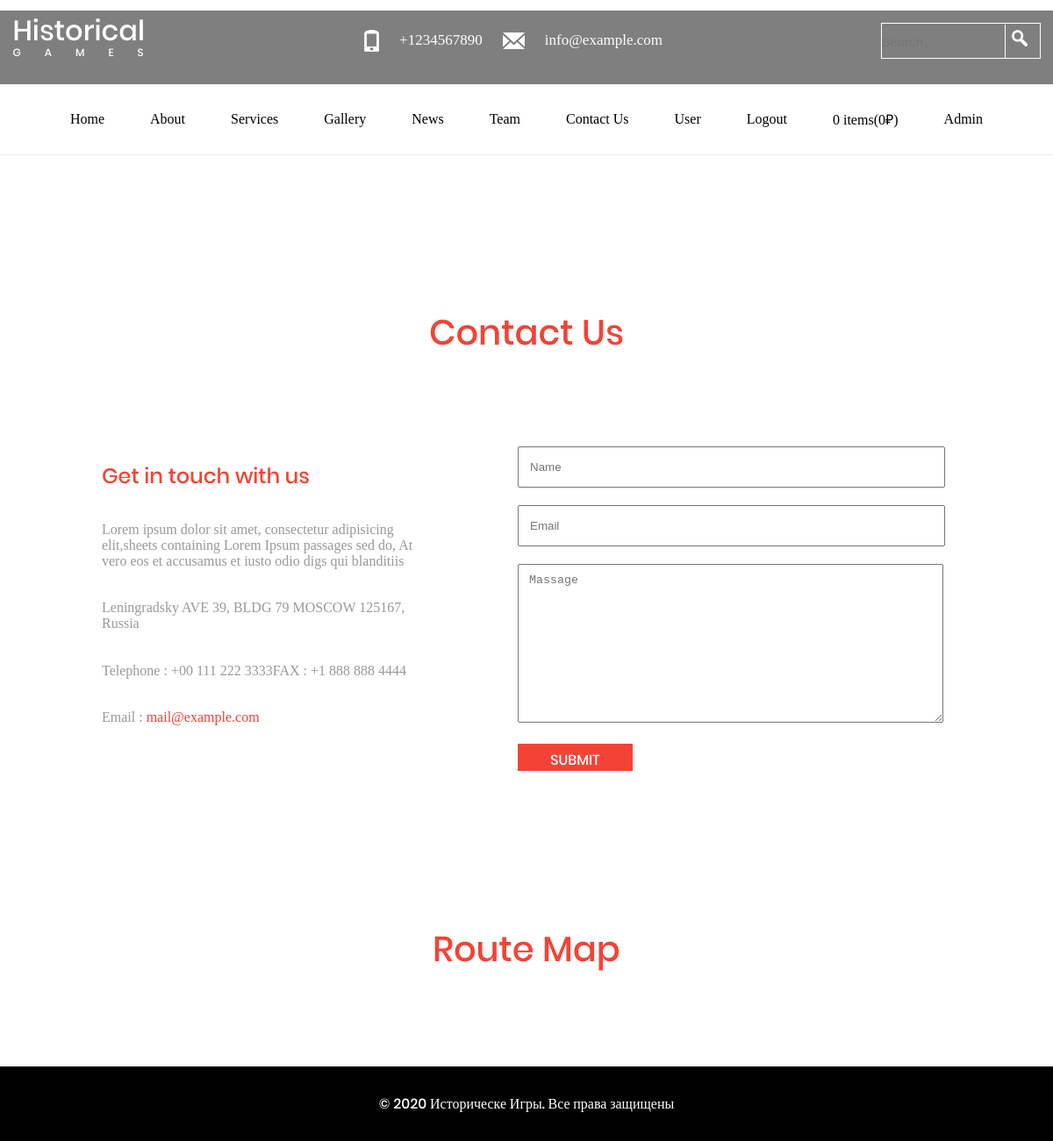
The page /contacts/ (signed in) on the database its author committed.
### authapp/models.py (models this page shows)
class GameUser(AbstractUser):
    avatar = models.ImageField(upload_to='users_avatars', blank=True)
    age = models.PositiveSmallIntegerField(verbose_name='возраст', default=0)
    @property
    def total_quantity_products(self):
        return sum(map(lambda x: x.quantity, self.basket_set.all()))
    @property
    def purchase_amount(self):
        return sum(map(lambda x: x.product_cost, self.basket_set.all()))

### mainapp/views.py (the view)
# urls.py: path('contacts/', mainapp.views.contacts, name='contacts'),
def contacts(request):
    content = {
        'title': 'contacts',
        'basket': get_basket(request),
    }
    return render(request, 'mainapp/contacts.html', content)

### mainapp/views.py (called while the page is built)
def get_basket(request):
    if request.user.is_authenticated:
        return request.user.basket_set.all()
    else:
        return []

### mainapp/templates/mainapp/contacts.html (shortened to what this page needs)
{% extends 'mainapp/base.html' %}
{% load staticfiles %}
{% block content %}
    <div class="block block_empty"></div>
{% endblock %}

### mainapp/templates/mainapp/includes/inc__main_menu.html
<div class="header_block nav_m nav_m_w">
<nav class="nav center">
       <ul class="main-menu">
            <li class="li-main-menu"><a href="/" class="a-main-menu">Home</a></li>
            <li class="li-main-menu"><a href="#" class="a-main-menu">About</a></li>
            <li class="li-main-menu"><a href="#" class="a-main-menu">Services</a></li>
            <li class="li-main-menu"><a href="/gallery/" class="a-main-menu">Gallery</a></li>
            <li class="li-main-menu"><a href="#" class="a-main-menu">News</a></li>
            <li class="li-main-menu"><a href="#" class="a-main-menu">Team</a></li>
            <li class="li-main-menu"><a href="/contacts/" class="a-main-menu">Contact Us</a></li>
            {% if user.is_authenticated%}
                <li class="li-main-menu"><a href="{% url 'auth:update' %}" class="a-main-menu">
                    {{ user.first_name|default:'user'|title }}
                </a></li>
                <li class="li-main-menu"><a href="{% url 'authapp:logout' %}" class="a-main-menu">
                    Logout
                </a></li>
                <li class="li-main-menu"><a href="{% url 'basket:index' %}" class="a-main-menu">
                    {{ user.total_quantity_products }} items({{ user.purchase_amount|floatformat:0 }}₽)
                </a></li>
            {% else %}
                <li class="li-main-menu"><a href="{% url 'authapp:login' %}" class="a-main-menu">Login</a></li>
            {% endif %}
           {% if user.is_superuser %}
                <li class="li-main-menu"><a href="{% url 'adminapp:index' %}" class="a-main-menu">Admin</a></li>
           {% endif%}
       </ul>
</nav>
</div>

### static/style/style.css (style rules this page uses)
* { margin: 0; padding: 0; }
a { text-decoration: none; }
html, body { min-width: 640px; height: 100%; margin: auto 0; }
.center { max-width: 1171px; width: 100%; margin: 0 auto; }
.block { padding-top: 80px; padding-bottom: 80px; }
.block_empty { height: 109px; }
.header_block { width: 100%; position: absolute; }
.nav { width: 100%; }
.nav_m { border-bottom: 1px solid #000000; top: 96px; }
.main-menu { display: flex; justify-content: center; align-items: center; }
nav > .main-menu > li { margin: 0 26px; display: inline-block; }
nav > .main-menu > li > a { color: #000000; font-size: 36; font-weight: 500; font-family: RobotoCondensed-Regular; }
.li-main-menu { padding: 29px 0; }
.nav_m_w { border-bottom: 1px solid #eeeeee; }

### rows shown on the page
GameUser: first_name "User", total_quantity_products "0", purchase_amount "0"
